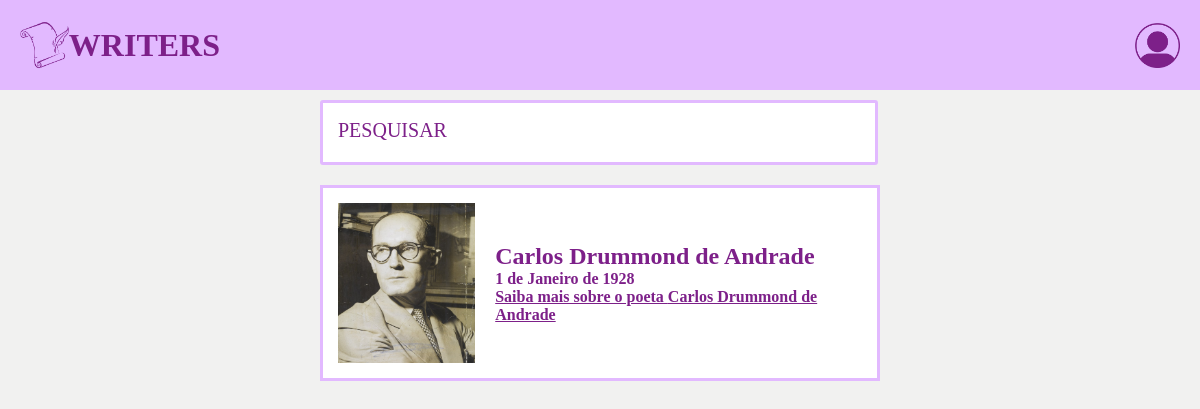
Screenshot of /authors/ with the database file from the repository.
### writers/models.py (models this page shows, shortened)
class Author(models.Model):
    name = models.CharField(max_length=90)
    image = models.ImageField(upload_to='author/cover/%Y/%m/%d/', blank=True, default="")
    is_published = models.BooleanField(default=True)
    bio = models.CharField(max_length=200)
    death = models.CharField(max_length=200)
    date_birth = models.DateField(blank=False)
    date_death = models.DateField(blank=True, default=None)

### writers/views.py (the view)
# urls.py: path("authors/", views.authors, name="authors"),
def authors(request):
    authors = Author.objects.all().filter(is_published=True)
    return render(request, 'writers/authors.html', {'page_title': 'Authors!','authors': authors,})

### writers/templates/writers/authors.html
{% include 'writers/partials/head.html' %}
<body>
    <main class="main">
       {% include 'writers/partials/header.html' %}
        <form class="home-search" action="">
            <input type="search" name="home-searchbar" id="home-searchbar" placeholder="PESQUISAR">
        </form>
            <div class="main-home">
                <div class="home-menu">
                    {% for author in authors %}
                        <div class="home-menu-itens-authors">
                                <div class="itens-img-authors">
                                    {% if author.image %}
                                        <img src="{{author.image.url}}">
                                    {% endif %}
                                </div>
                                <div class="itens-info">
                                    <h2 class="itens-author-name">{{author.name}}</h2>
                                    <p class="itens-author-death">{{author.date_birth}}</p>
                                    <a href="{% url 'writers:author_detail' author.id %}" class="itens-more">Saiba mais sobre o poeta {{author.name}}</a>
                                </div>
                        </div>
                    {% endfor %}
                </div>
            </div>
    </main>
</body>
</html>

### base_static/writers/css/styles.css (style rules this page uses)
* { margin: 0; padding: 0; box-sizing: border-box; color: var(--colorSecondary); font-family: 'Times New Roman', Times, serif; }
:root { --colorPrimary: #E2B9FF; --colorSecondary: #7D2089; --colorHover: #7d20898d; --colorHoverWhite:#f0f0f0; --colorWhite: #FFF; --colorWhiteLow: #F1F1F0; }
body { background-color: var(--colorWhiteLow); }
.main-home { margin: 10px auto; padding: 10px 120px; min-width: 240px; max-width: 800px; }
.home-search { display: block; margin: auto; padding: 10px 22px 0px 20px; min-width: 200px; max-width: 600px; }
#home-searchbar { border: 3px solid var(--colorPrimary); border-radius: 3px; display: block; margin: auto; padding: 6px 15px; height: 65px; width: 100%; }
.home-menu { margin: auto; min-width: 350px; max-width: 940px; display: grid; grid-template-columns: repeat(auto-fit, minmax(270px,1fr)); gap: 20px 0px; justify-content: center; }
.home-menu-itens-authors { border: 3px solid var(--colorPrimary); background-color: var(--colorWhite); width: 100%; padding: 15px; display: flex; align-items: center !important; justify-content: space-around; }
.home-menu-itens-authors > .itens-img-authors { float: left !important; margin: 0px 5px 0px 0px !important; }
.itens-info { text-decoration: none; font-weight: bolder; }
.itens-info > a { text-decoration: underline; cursor: pointer; }
.itens-img-authors { width: 160px; height: 160px; }
.itens-img-authors img { width: 90%; height: 100%; }

### rows the page displays
Author: image (picture), name "Carlos Drummond de Andrade", date_birth "1 de Janeiro de 1928"
